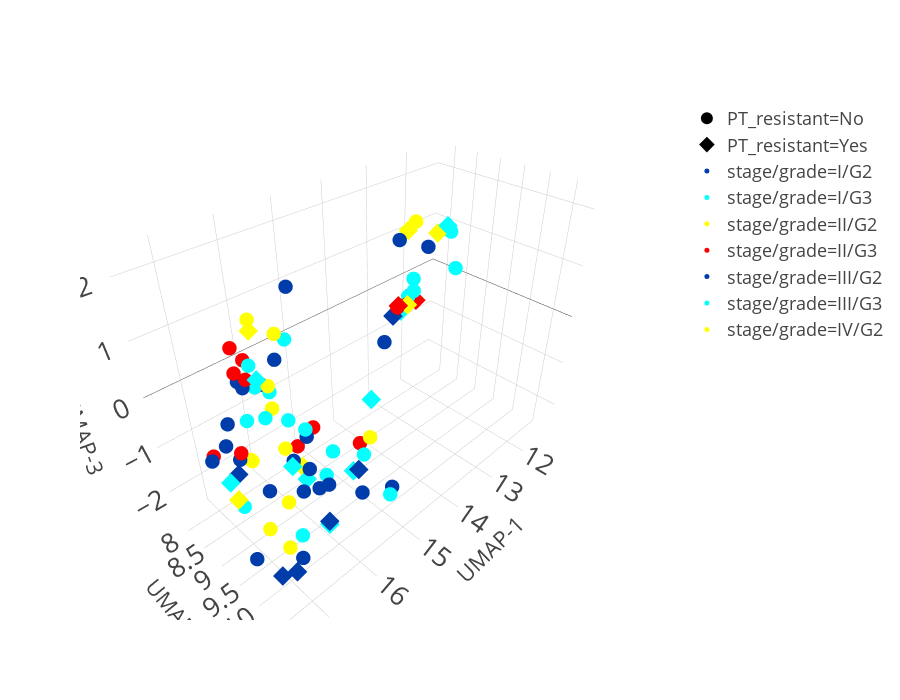

This figure's notebook cell:
### Code cell
umap_fig = projection.interactive_scatterplot(
    umap_expr, "stage/grade", "PT_resistant", n_umap_dims, title="3D UMAP"
)
umap_fig.write_html(FIGURES_DIR / f"umap_{COHORT}.html")

### Figure 1 — Plotly figure (JSON) as saved in the notebook; plotly's stock layout.template omitted (floating-point values rounded to 4 significant figures; data arrays with more than 128 entries replaced by an {"elided": "..."} marker saying what was removed)
{"data": [{"customdata": {"elided": "90x3 str values"}, "hovertemplate": "%{customdata[0]}<br>%{customdata[1]}<br>%{customdata[2]}<extra></extra>", "marker": {"color": ["rgb(0,60,170)", "rgb(5,255,255)", "rgb(255,255,0)", "rgb(255,255,0)", "rgb(255,255,0)", "rgb(250,0,0)", "rgb(5,255,255)", "rgb(255,255,0)", "rgb(5,255,255)", "rgb(255,255,0)", "rgb(5,255,255)", "rgb(0,60,170)", "rgb(5,255,255)", "rgb(0,60,170)", "rgb(250,0,0)", "rgb(5,255,255)", "rgb(250,0,0)", "rgb(255,255,0)", "rgb(255,255,0)", "rgb(5,255,255)", "rgb(5,255,255)", "rgb(255,255,0)", "rgb(0,60,170)", "rgb(0,60,170)", "rgb(5,255,255)", "rgb(5,255,255)", "rgb(250,0,0)", "rgb(250,0,0)", "rgb(0,60,170)", "rgb(0,60,170)", "rgb(0,60,170)", "rgb(250,0,0)", "rgb(0,60,170)", "rgb(0,60,170)", "rgb(0,60,170)", "rgb(0,60,170)", "rgb(0,60,170)", "rgb(5,255,255)", "rgb(5,255,255)", "rgb(255,255,0)", "rgb(250,0,0)", "rgb(0,60,170)", "rgb(5,255,255)", "rgb(250,0,0)", "rgb(0,60,170)", "rgb(5,255,255)", "rgb(5,255,255)", "rgb(250,0,0)", "rgb(0,60,170)", "rgb(0,60,170)", "rgb(0,60,170)", "rgb(0,60,170)", "rgb(255,255,0)", "rgb(0,60,170)", "rgb(0,60,170)", "rgb(250,0,0)", "rgb(5,255,255)", "rgb(250,0,0)", "rgb(0,60,170)", "rgb(5,255,255)", "rgb(255,255,0)", "rgb(255,255,0)", "rgb(255,255,0)", "rgb(0,60,170)", "rgb(5,255,255)", "rgb(255,255,0)", "rgb(0,60,170)", "rgb(0,60,170)", "rgb(255,255,0)", "rgb(255,255,0)", "rgb(0,60,170)", "rgb(5,255,255)", "rgb(250,0,0)", "rgb(5,255,255)", "rgb(0,60,170)", "rgb(0,60,170)", "rgb(250,0,0)", "rgb(5,255,255)", "rgb(255,255,0)", "rgb(255,255,0)", "rgb(5,255,255)", "rgb(0,60,170)", "rgb(5,255,255)", "rgb(5,255,255)", "rgb(5,255,255)", "rgb(255,255,0)", "rgb(5,255,255)", "rgb(0,60,170)", "rgb(5,255,255)", "rgb(5,255,255)"], "size": 5, "symbol": ["diamond", "circle", "circle", "circle", "diamond", "circle", "circle", "circle", "diamond", "diamond", "diamond", "diamond", "diamond", "circle", "circle", "diamond", "circle", "circle", "diamond", "circle", "circle", "circle", "circle", "circle", "circle", "diamond", "circle", "circle", "circle", "diamond", "circle", "circle", "circle", "circle", "diamond", "circle", "circle", "circle", "circle", "diamond", "diamond", "circle", "circle", "circle", "circle", "circle", "circle", "circle", "circle", "circle", "diamond", "circle", "circle", "circle", "circle", "diamond", "diamond", "circle", "circle", "circle", "circle", "circle", "circle", "circle", "circle", "diamond", "circle", "circle", "circle", "diamond", "circle", "circle", "circle", "diamond", "diamond", "circle", "circle", "diamond", "circle", "circle", "circle", "circle", "circle", "circle", "circle", "circle", "diamond", "circle", "circle", "circle"]}, "mode": "markers", "showlegend": false, "type": "scatter3d", "x": [16.9, 17.03, 16.87, 16.62, 12.99, 16.09, 12.88, 17.22, 17.1, 15.76, 14.08, 13.46, 17.08, 16.76, 17.36, 15.97, 15.55, 16.7, 17.22, 15.57, 12.46, 17.03, 16.23, 15.93, 16.11, 11.63, 17.34, 17.15, 16.44, 17.21, 15.79, 14.71, 17.26, 16.26, 15.77, 16.37, 16.49, 16.68, 16.1, 17.03, 12.61, 15.55, 15.82, 13.0, 11.63, 17.4, 15.94, 13.4, 15.95, 16.94, 17.42, 17.43, 16.81, 13.95, 16.84, 13.41, 15.8, 17.42, 15.94, 15.22, 15.91, 11.29, 17.09, 16.76, 13.07, 12.15, 12.52, 16.33, 17.06, 11.72, 17.02, 11.41, 17.37, 17.34, 16.2, 12.53, 17.42, 12.79, 11.79, 16.58, 15.44, 16.4, 16.71, 17.03, 11.87, 15.31, 15.92, 16.9, 15.93, 15.63], "y": [8.732, 10.46, 9.978, 8.709, 8.644, 9.215, 8.548, 9.969, 10.5, 8.846, 8.811, 8.73, 8.767, 10.39, 9.896, 9.234, 8.944, 9.817, 9.206, 8.401, 8.298, 10.3, 9.47, 9.264, 8.237, 8.367, 10.11, 8.525, 9.792, 10.5, 9.31, 9.153, 8.676, 9.327, 10.27, 10.29, 8.52, 8.835, 9.473, 9.81, 8.508, 10.75, 8.197, 8.633, 7.916, 10.31, 9.887, 8.771, 10.53, 8.568, 10.46, 9.822, 9.779, 8.999, 8.543, 8.803, 10.18, 10.24, 8.166, 9.796, 8.361, 8.033, 10.16, 8.588, 8.843, 7.846, 8.241, 8.116, 9.858, 8.21, 10.41, 8.278, 9.788, 10.35, 10.04, 7.983, 10.01, 8.296, 7.715, 8.606, 9.078, 8.734, 9.395, 8.967, 8.8, 10.03, 9.679, 10.07, 8.805, 10.78], "z": [-1.297, -1.137, -0.9795, -1.222, 0.1075, -0.9231, 0.1939, -1.26, 0.2614, -1.843, -1.361, 0.1078, -1.328, -0.1096, 1.857, -1.711, -1.035, 1.711, -1.255, 0.4459, 0.3017, 0.3793, -1.628, -0.7898, -0.2875, 1.124, 1.795, -0.8849, 2.244, -1.73, -2.004, -1.8, -0.8095, -1.034, -0.8998, -0.7644, 0.05842, -0.2773, -0.4057, 1.901, -0.007783, -1.074, -0.5659, 0.1113, 0.5465, 1.849, -0.6783, 0.2734, -1.053, -0.7858, -1.651, -1.877, -2.208, -0.08452, -0.4214, 0.3235, -0.9762, 1.632, -0.3629, -1.292, -0.7648, 0.853, 1.319, -1.18, 0.4965, 1.029, -0.06353, -0.1255, 2.088, 0.9591, -1.681, 0.9095, 0.1866, 1.65, -1.887, 0.9986, 1.6, -0.2588, 1.057, -1.296, -2.118, -2.056, 0.1342, -1.752, 0.49, -0.7084, -2.498, 1.561, -0.7384, -1.143]}, {"marker": {"color": "black", "size": 12, "symbol": "circle"}, "mode": "markers", "name": "PT_resistant=No", "showlegend": true, "type": "scatter3d", "x": [null], "y": [null], "z": [null]}, {"marker": {"color": "black", "size": 12, "symbol": "diamond"}, "mode": "markers", "name": "PT_resistant=Yes", "showlegend": true, "type": "scatter3d", "x": [null], "y": [null], "z": [null]}, {"marker": {"color": "rgb(0,60,170)", "size": 5}, "mode": "markers", "name": "stage/grade=I/G2", "showlegend": true, "type": "scatter3d", "x": [null], "y": [null], "z": [null]}, {"marker": {"color": "rgb(5,255,255)", "size": 5}, "mode": "markers", "name": "stage/grade=I/G3", "showlegend": true, "type": "scatter3d", "x": [null], "y": [null], "z": [null]}, {"marker": {"color": "rgb(255,255,0)", "size": 5}, "mode": "markers", "name": "stage/grade=II/G2", "showlegend": true, "type": "scatter3d", "x": [null], "y": [null], "z": [null]}, {"marker": {"color": "rgb(250,0,0)", "size": 5}, "mode": "markers", "name": "stage/grade=II/G3", "showlegend": true, "type": "scatter3d", "x": [null], "y": [null], "z": [null]}, {"marker": {"color": "rgb(0,60,170)", "size": 5}, "mode": "markers", "name": "stage/grade=III/G2", "showlegend": true, "type": "scatter3d", "x": [null], "y": [null], "z": [null]}, {"marker": {"color": "rgb(5,255,255)", "size": 5}, "mode": "markers", "name": "stage/grade=III/G3", "showlegend": true, "type": "scatter3d", "x": [null], "y": [null], "z": [null]}, {"marker": {"color": "rgb(255,255,0)", "size": 5}, "mode": "markers", "name": "stage/grade=IV/G2", "showlegend": true, "type": "scatter3d", "x": [null], "y": [null], "z": [null]}], "layout": {"height": 700, "legend": {"itemclick": false, "itemdoubleclick": false}, "scene": {"xaxis": {"title": {"text": "UMAP-1"}}, "yaxis": {"title": {"text": "UMAP-2"}}, "zaxis": {"title": {"text": "UMAP-3"}}}}}
